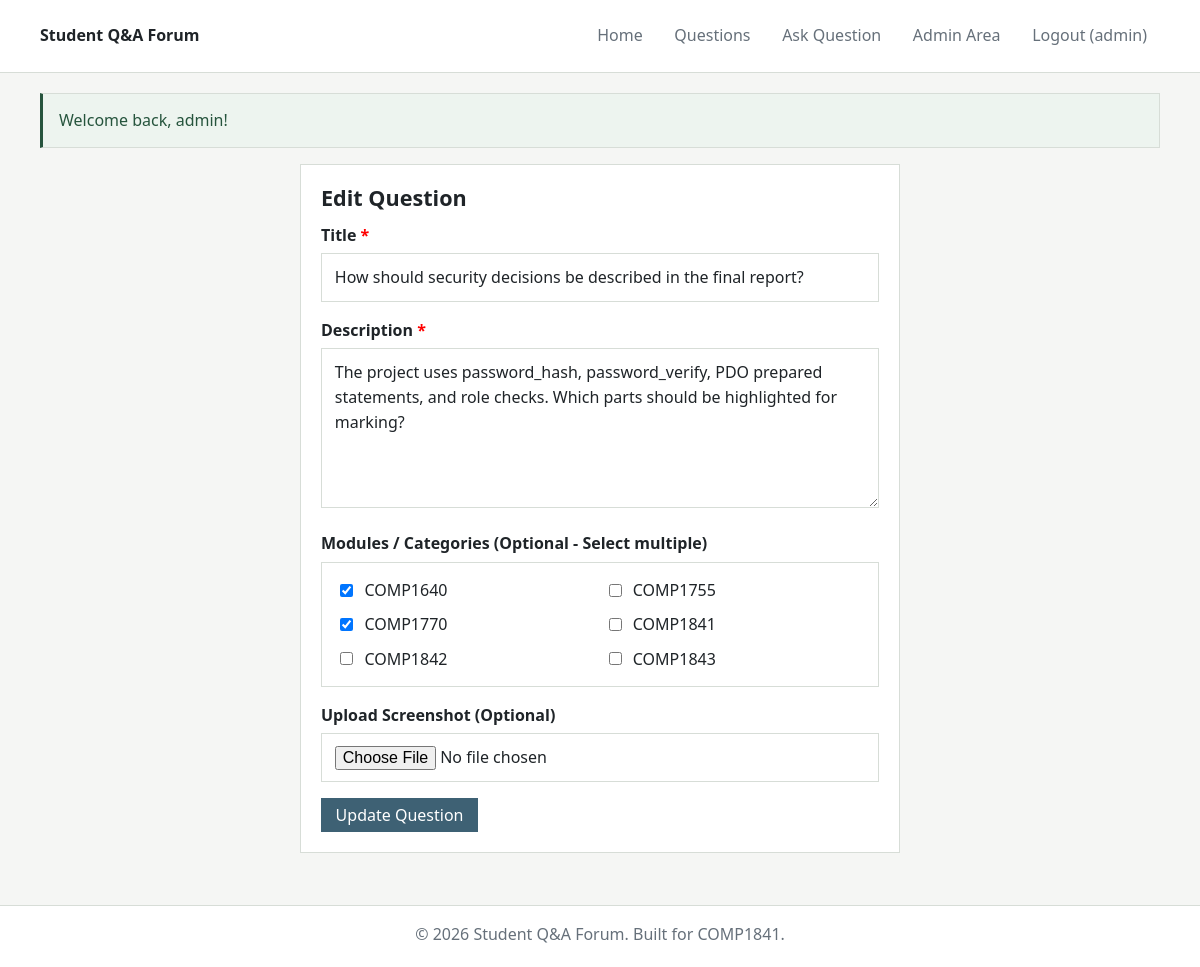
The page /post_action.php?id=30 (signed in) on the database as committed earlier.
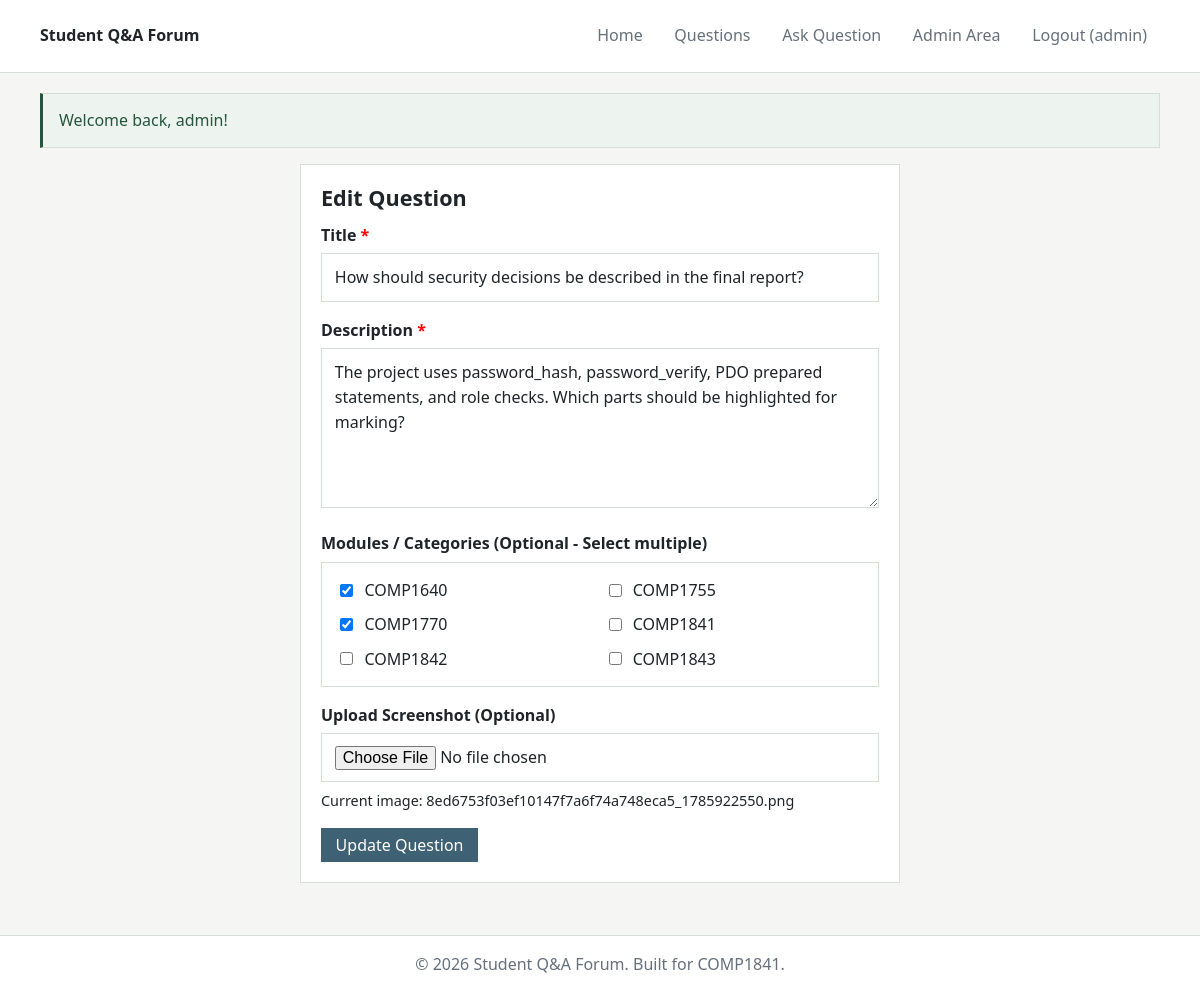
The same page on the database as committed later.
### tables this page shows
CREATE TABLE `post` (
  `id` int(20) NOT NULL,
  `author_id` int(11) NOT NULL,
  `title` varchar(255) NOT NULL,
  `content` varchar(5000) NOT NULL,
  `image` varchar(255) DEFAULT NULL,
  `created_at` timestamp NOT NULL DEFAULT current_timestamp(),
  `updated_at` timestamp NOT NULL DEFAULT current_timestamp() ON UPDATE current_timestamp()
);

### post_action.php (called while the page is built, shortened)
<?php
require_once 'includes/DatabaseConnection.php';
require_once 'includes/DataBaseFunctions.php';
$categories = allCategories($pdo);
$post = [];
if (isset($_GET['id'])) {
    $post = getPost($pdo, $_GET['id']);
}
include 'templates/post_form.html.php';
include 'templates/layout.html.php';

### includes/DataBaseFunctions.php (called while the page is built, shortened)
<?php
function query($pdo, $sql, $parameters = []) {
    $query = $pdo->prepare($sql);
    $query->execute($parameters);
    return $query;
}
function allCategories($pdo) {
    $query = query($pdo, 'SELECT * FROM category ORDER BY name ASC');
    return $query->fetchAll(PDO::FETCH_ASSOC);
}
function getPostCategories($pdo, $post_id) {
    $sql = 'SELECT c.* FROM category c
            INNER JOIN post_category pc ON c.id = pc.category_id
            WHERE pc.post_id = :post_id';
    $query = query($pdo, $sql, [':post_id' => $post_id]);
    return $query->fetchAll(PDO::FETCH_ASSOC);
}
function getPost($pdo, $id) {
    $sql = 'SELECT p.*, COALESCE(NULLIF(a.display_name, \'\'), a.username) as author_name, a.username as author_username
            FROM post p
            INNER JOIN accounts a ON p.author_id = a.id
            WHERE p.id = :id';
    $query = query($pdo, $sql, [':id' => $id]);
    $post = $query->fetch(PDO::FETCH_ASSOC);
    if ($post) {
        $post['categories'] = getPostCategories($pdo, $post['id']);
    }
    return $post;
}

### templates/post_form.html.php (the view, shortened to what this page needs)
<div class="glass-card auth-container" style="max-width: 600px;">
    <h2><?=isset($post['id']) ? 'Edit Question' : 'Ask a Question'?></h2>
    <form action="" method="POST" enctype="multipart/form-data">
        <div class="form-group">
            <label for="title">Title <span style="color:red">*</span></label>
            <input type="text" id="title" name="title" class="form-control" required value="<?=isset($post['title']) ? htmlspecialchars($post['title']) : ''?>">
        </div>
        <div class="form-group">
            <label for="content">Description <span style="color:red">*</span></label>
            <textarea id="content" name="content" class="form-control" required><?=isset($post['content']) ? htmlspecialchars($post['content']) : ''?></textarea>
        </div>
        <?php
        $selectedCategoryIds = [];
        if (isset($post['categories']) && is_array($post['categories'])) {
            $selectedCategoryIds = array_column($post['categories'], 'id');
        }
        ?>
        <div class="form-group">
            <label>Modules / Categories (Optional - Select multiple)</label>
            <div class="categories-checkbox-group" style="display: grid; grid-template-columns: repeat(auto-fill, minmax(180px, 1fr)); gap: 0.6rem; margin-top: 0.4rem; padding: 0.8rem; background: #f9f9f9; border: 1px solid #ccc; border-radius: 4px; max-height: 200px; overflow-y: auto;">
                <?php if (empty($categories)): ?>
                    <p style="margin: 0; color: #777;">No modules available.</p>
                <?php else: ?>
                    <?php foreach($categories as $category): ?>
                        <label style="font-weight: normal; cursor: pointer; display: flex; align-items: center; gap: 0.5rem; margin: 0;">
                            <input type="checkbox" name="category_ids[]" value="<?=$category['id']?>"
                                <?=in_array($category['id'], $selectedCategoryIds) ? 'checked' : ''?>>
                            <span><?=htmlspecialchars($category['name'])?></span>
                        </label>
                    <?php endforeach; ?>
                <?php endif; ?>
            </div>
        </div>
        <div class="form-group">
            <label for="image">Upload Screenshot (Optional)</label>
            <input type="file" id="image" name="image" class="form-control" accept="image/png, image/jpeg, image/gif">
            <?php if(isset($post['image']) && $post['image']): ?>
                <p style="margin-top: 0.5rem; font-size: 0.9rem; color: var(--text-muted);">Current image: <?=htmlspecialchars($post['image'])?></p>
            <?php endif; ?>
        </div>
        <button type="submit" class="btn-primary"><?=isset($post['id']) ? 'Update Question' : 'Post Question'?></button>
    </form>
</div>

Rows that differ between the two databases and show on the page:
changed post "How should security decisions be described in the final report?": image (not shown) → "8ed6753f03ef10147f7a6f74a748eca5_1785922550.png"
Other text that changed with them:
text now shown: "Current image:"
